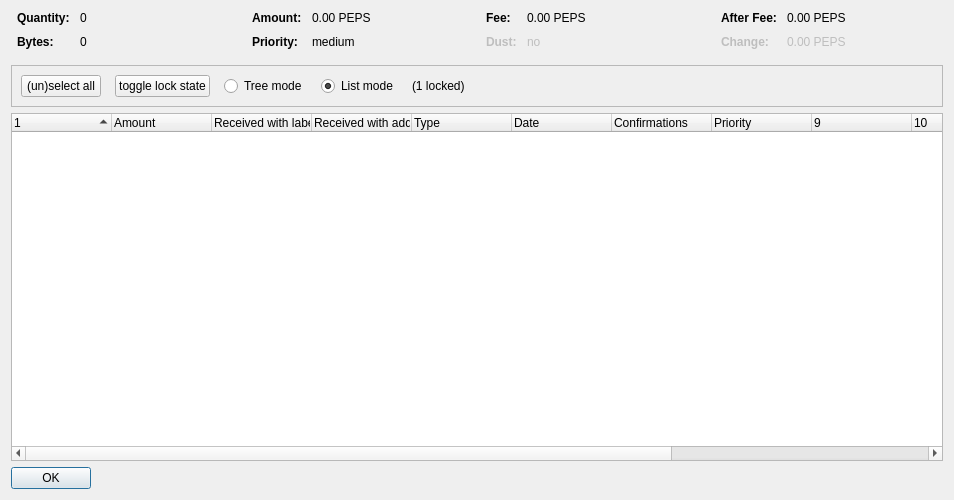
<?xml version="1.0" encoding="UTF-8"?>
<ui version="4.0">
 <class>CoinControlDialog</class>
 <widget class="QDialog" name="CoinControlDialog">
  <property name="geometry">
   <rect>
    <x>0</x>
    <y>0</y>
    <width>954</width>
    <height>500</height>
   </rect>
  </property>
  <property name="windowTitle">
   <string>Coin Selection</string>
  </property>
  <layout class="QVBoxLayout" name="verticalLayout">
   <item>
    <layout class="QHBoxLayout" name="horizontalLayoutTop" stretch="0,0,0,0">
     <property name="topMargin">
      <number>0</number>
     </property>
     <property name="bottomMargin">
      <number>10</number>
     </property>
     <item>
      <layout class="QFormLayout" name="formLayoutCoinControl1">
       <property name="horizontalSpacing">
        <number>10</number>
       </property>
       <property name="verticalSpacing">
        <number>10</number>
       </property>
       <property name="leftMargin">
        <number>6</number>
       </property>
       <property name="rightMargin">
        <number>6</number>
       </property>
       <item row="0" column="0">
        <widget class="QLabel" name="labelCoinControlQuantityText">
         <property name="font">
          <font>
           <weight>75</weight>
           <bold>true</bold>
          </font>
         </property>
         <property name="text">
          <string>Quantity:</string>
         </property>
        </widget>
       </item>
       <item row="0" column="1">
        <widget class="QLabel" name="labelCoinControlQuantity">
         <property name="cursor">
          <cursorShape>IBeamCursor</cursorShape>
         </property>
         <property name="contextMenuPolicy">
          <enum>Qt::ActionsContextMenu</enum>
         </property>
         <property name="text">
          <string notr="true">0</string>
         </property>
         <property name="textInteractionFlags">
          <set>Qt::LinksAccessibleByMouse|Qt::TextSelectableByKeyboard|Qt::TextSelectableByMouse</set>
         </property>
        </widget>
       </item>
       <item row="1" column="0">
        <widget class="QLabel" name="labelCoinControlBytesText">
         <property name="font">
          <font>
           <weight>75</weight>
           <bold>true</bold>
          </font>
         </property>
         <property name="text">
          <string>Bytes:</string>
         </property>
        </widget>
       </item>
       <item row="1" column="1">
        <widget class="QLabel" name="labelCoinControlBytes">
         <property name="cursor">
          <cursorShape>IBeamCursor</cursorShape>
         </property>
         <property name="contextMenuPolicy">
          <enum>Qt::ActionsContextMenu</enum>
         </property>
         <property name="text">
          <string notr="true">0</string>
         </property>
         <property name="textInteractionFlags">
          <set>Qt::LinksAccessibleByMouse|Qt::TextSelectableByKeyboard|Qt::TextSelectableByMouse</set>
         </property>
        </widget>
       </item>
      </layout>
     </item>
     <item>
      <layout class="QFormLayout" name="formLayoutCoinControl2">
       <property name="horizontalSpacing">
        <number>10</number>
       </property>
       <property name="verticalSpacing">
        <number>10</number>
       </property>
       <property name="leftMargin">
        <number>6</number>
       </property>
       <property name="rightMargin">
        <number>6</number>
       </property>
       <item row="0" column="0">
        <widget class="QLabel" name="labelCoinControlAmountText">
         <property name="font">
          <font>
           <weight>75</weight>
           <bold>true</bold>
          </font>
         </property>
         <property name="text">
          <string>Amount:</string>
         </property>
        </widget>
       </item>
       <item row="0" column="1">
        <widget class="QLabel" name="labelCoinControlAmount">
         <property name="cursor">
          <cursorShape>IBeamCursor</cursorShape>
         </property>
         <property name="contextMenuPolicy">
          <enum>Qt::ActionsContextMenu</enum>
         </property>
         <property name="text">
          <string notr="true">0.00 PEPS</string>
         </property>
         <property name="textInteractionFlags">
          <set>Qt::LinksAccessibleByMouse|Qt::TextSelectableByKeyboard|Qt::TextSelectableByMouse</set>
         </property>
        </widget>
       </item>
       <item row="1" column="0">
        <widget class="QLabel" name="labelCoinControlPriorityText">
         <property name="font">
          <font>
           <weight>75</weight>
           <bold>true</bold>
          </font>
         </property>
         <property name="text">
          <string>Priority:</string>
         </property>
        </widget>
       </item>
       <item row="1" column="1">
        <widget class="QLabel" name="labelCoinControlPriority">
         <property name="cursor">
          <cursorShape>IBeamCursor</cursorShape>
         </property>
         <property name="contextMenuPolicy">
          <enum>Qt::ActionsContextMenu</enum>
         </property>
         <property name="text">
          <string>medium</string>
         </property>
         <property name="textInteractionFlags">
          <set>Qt::LinksAccessibleByMouse|Qt::TextSelectableByKeyboard|Qt::TextSelectableByMouse</set>
         </property>
        </widget>
       </item>
      </layout>
     </item>
     <item>
      <layout class="QFormLayout" name="formLayoutCoinControl3">
       <property name="horizontalSpacing">
        <number>10</number>
       </property>
       <property name="verticalSpacing">
        <number>10</number>
       </property>
       <property name="leftMargin">
        <number>6</number>
       </property>
       <property name="rightMargin">
        <number>6</number>
       </property>
       <item row="0" column="0">
        <widget class="QLabel" name="labelCoinControlFeeText">
         <property name="font">
          <font>
           <weight>75</weight>
           <bold>true</bold>
          </font>
         </property>
         <property name="text">
          <string>Fee:</string>
         </property>
        </widget>
       </item>
       <item row="0" column="1">
        <widget class="QLabel" name="labelCoinControlFee">
         <property name="cursor">
          <cursorShape>IBeamCursor</cursorShape>
         </property>
         <property name="contextMenuPolicy">
          <enum>Qt::ActionsContextMenu</enum>
         </property>
         <property name="text">
          <string notr="true">0.00 PEPS</string>
         </property>
         <property name="textInteractionFlags">
          <set>Qt::LinksAccessibleByMouse|Qt::TextSelectableByKeyboard|Qt::TextSelectableByMouse</set>
         </property>
        </widget>
       </item>
       <item row="1" column="0">
        <widget class="QLabel" name="labelCoinControlLowOutputText">
         <property name="enabled">
          <bool>false</bool>
         </property>
         <property name="font">
          <font>
           <weight>75</weight>
           <bold>true</bold>
          </font>
         </property>
         <property name="text">
          <string>Dust:</string>
         </property>
        </widget>
       </item>
       <item row="1" column="1">
        <widget class="QLabel" name="labelCoinControlLowOutput">
         <property name="enabled">
          <bool>false</bool>
         </property>
         <property name="cursor">
          <cursorShape>IBeamCursor</cursorShape>
         </property>
         <property name="contextMenuPolicy">
          <enum>Qt::ActionsContextMenu</enum>
         </property>
         <property name="text">
          <string>no</string>
         </property>
         <property name="textInteractionFlags">
          <set>Qt::LinksAccessibleByMouse|Qt::TextSelectableByKeyboard|Qt::TextSelectableByMouse</set>
         </property>
        </widget>
       </item>
      </layout>
     </item>
     <item>
      <layout class="QFormLayout" name="formLayoutCoinControl4">
       <property name="horizontalSpacing">
        <number>10</number>
       </property>
       <property name="verticalSpacing">
        <number>10</number>
       </property>
       <property name="leftMargin">
        <number>6</number>
       </property>
       <property name="rightMargin">
        <number>6</number>
       </property>
       <item row="0" column="0">
        <widget class="QLabel" name="labelCoinControlAfterFeeText">
         <property name="font">
          <font>
           <weight>75</weight>
           <bold>true</bold>
          </font>
         </property>
         <property name="text">
          <string>After Fee:</string>
         </property>
        </widget>
       </item>
       <item row="0" column="1">
        <widget class="QLabel" name="labelCoinControlAfterFee">
         <property name="cursor">
          <cursorShape>IBeamCursor</cursorShape>
         </property>
         <property name="contextMenuPolicy">
          <enum>Qt::ActionsContextMenu</enum>
         </property>
         <property name="text">
          <string notr="true">0.00 PEPS</string>
         </property>
         <property name="textInteractionFlags">
          <set>Qt::LinksAccessibleByMouse|Qt::TextSelectableByKeyboard|Qt::TextSelectableByMouse</set>
         </property>
        </widget>
       </item>
       <item row="1" column="0">
        <widget class="QLabel" name="labelCoinControlChangeText">
         <property name="enabled">
          <bool>false</bool>
         </property>
         <property name="font">
          <font>
           <weight>75</weight>
           <bold>true</bold>
          </font>
         </property>
         <property name="text">
          <string>Change:</string>
         </property>
        </widget>
       </item>
       <item row="1" column="1">
        <widget class="QLabel" name="labelCoinControlChange">
         <property name="enabled">
          <bool>false</bool>
         </property>
         <property name="cursor">
          <cursorShape>IBeamCursor</cursorShape>
         </property>
         <property name="contextMenuPolicy">
          <enum>Qt::ActionsContextMenu</enum>
         </property>
         <property name="text">
          <string notr="true">0.00 PEPS</string>
         </property>
         <property name="textInteractionFlags">
          <set>Qt::LinksAccessibleByMouse|Qt::TextSelectableByKeyboard|Qt::TextSelectableByMouse</set>
         </property>
        </widget>
       </item>
      </layout>
     </item>
    </layout>
   </item>
   <item>
    <widget class="QFrame" name="frame">
     <property name="minimumSize">
      <size>
       <width>0</width>
       <height>40</height>
      </size>
     </property>
     <property name="frameShape">
      <enum>QFrame::StyledPanel</enum>
     </property>
     <property name="frameShadow">
      <enum>QFrame::Sunken</enum>
     </property>
     <layout class="QHBoxLayout" name="horizontalLayout">
      <item>
       <layout class="QHBoxLayout" name="horizontalLayoutPanel" stretch="0,0,0,0,0,0">
        <property name="spacing">
         <number>14</number>
        </property>
        <item>
         <widget class="QPushButton" name="pushButtonSelectAll">
          <property name="sizePolicy">
           <sizepolicy hsizetype="Maximum" vsizetype="Fixed">
            <horstretch>0</horstretch>
            <verstretch>0</verstretch>
           </sizepolicy>
          </property>
          <property name="text">
           <string>(un)select all</string>
          </property>
          <property name="autoDefault">
           <bool>false</bool>
          </property>
         </widget>
        </item>
        <item>
         <widget class="QPushButton" name="pushButtonToggleLock">
          <property name="sizePolicy">
           <sizepolicy hsizetype="Maximum" vsizetype="Fixed">
            <horstretch>0</horstretch>
            <verstretch>0</verstretch>
           </sizepolicy>
          </property>
          <property name="text">
           <string>toggle lock state</string>
          </property>
          <property name="autoDefault">
           <bool>false</bool>
          </property>
         </widget>
        </item>
        <item>
         <widget class="QRadioButton" name="radioTreeMode">
          <property name="sizePolicy">
           <sizepolicy hsizetype="Maximum" vsizetype="Fixed">
            <horstretch>0</horstretch>
            <verstretch>0</verstretch>
           </sizepolicy>
          </property>
          <property name="text">
           <string>Tree mode</string>
          </property>
         </widget>
        </item>
        <item>
         <widget class="QRadioButton" name="radioListMode">
          <property name="sizePolicy">
           <sizepolicy hsizetype="Maximum" vsizetype="Fixed">
            <horstretch>0</horstretch>
            <verstretch>0</verstretch>
           </sizepolicy>
          </property>
          <property name="text">
           <string>List mode</string>
          </property>
          <property name="checked">
           <bool>true</bool>
          </property>
         </widget>
        </item>
        <item>
         <widget class="QLabel" name="labelLocked">
          <property name="text">
           <string>(1 locked)</string>
          </property>
         </widget>
        </item>
        <item>
         <spacer name="horizontalSpacer">
          <property name="orientation">
           <enum>Qt::Horizontal</enum>
          </property>
          <property name="sizeHint" stdset="0">
           <size>
            <width>40</width>
            <height>20</height>
           </size>
          </property>
         </spacer>
        </item>
       </layout>
      </item>
     </layout>
    </widget>
   </item>
   <item>
    <widget class="CoinControlTreeWidget" name="treeWidget">
     <property name="contextMenuPolicy">
      <enum>Qt::CustomContextMenu</enum>
     </property>
     <property name="sortingEnabled">
      <bool>false</bool>
     </property>
     <property name="columnCount">
      <number>13</number>
     </property>
     <attribute name="headerShowSortIndicator" stdset="0">
      <bool>true</bool>
     </attribute>
     <attribute name="headerStretchLastSection">
      <bool>false</bool>
     </attribute>
     <column>
      <property name="text">
       <string/>
      </property>
     </column>
     <column>
      <property name="text">
       <string>Amount</string>
      </property>
     </column>
     <column>
      <property name="text">
       <string>Received with label</string>
      </property>
     </column>
     <column>
      <property name="text">
       <string>Received with address</string>
      </property>
     </column>
     <column>
      <property name="text">
	<string>Type</string>
      </property>
     </column>
     <column>
      <property name="text">	 
       <string>Date</string>
      </property>
     </column>
     <column>
      <property name="text">
       <string>Confirmations</string>
      </property>
      <property name="toolTip">
       <string>Confirmed</string>
      </property>
     </column>
     <column>
      <property name="text">
       <string>Priority</string>
      </property>
     </column>
     <column>
      <property name="text">
       <string/>
      </property>
     </column>
     <column>
      <property name="text">
       <string/>
      </property>
     </column>
     <column>
      <property name="text">
       <string/>
      </property>
     </column>
     <column>
      <property name="text">
       <string/>
      </property>
     </column>
     <column>
      <property name="text">
       <string/>
      </property>
     </column>
    </widget>
   </item>
   <item>
    <widget class="QDialogButtonBox" name="buttonBox">
     <property name="sizePolicy">
      <sizepolicy hsizetype="Maximum" vsizetype="Fixed">
       <horstretch>0</horstretch>
       <verstretch>0</verstretch>
      </sizepolicy>
     </property>
     <property name="orientation">
      <enum>Qt::Horizontal</enum>
     </property>
     <property name="standardButtons">
      <set>QDialogButtonBox::Ok</set>
     </property>
    </widget>
   </item>
  </layout>
 </widget>
 <customwidgets>
  <customwidget>
   <class>CoinControlTreeWidget</class>
   <extends>QTreeWidget</extends>
   <header>coincontroltreewidget.h</header>
  </customwidget>
 </customwidgets>
 <resources/>
 <connections/>
</ui>
